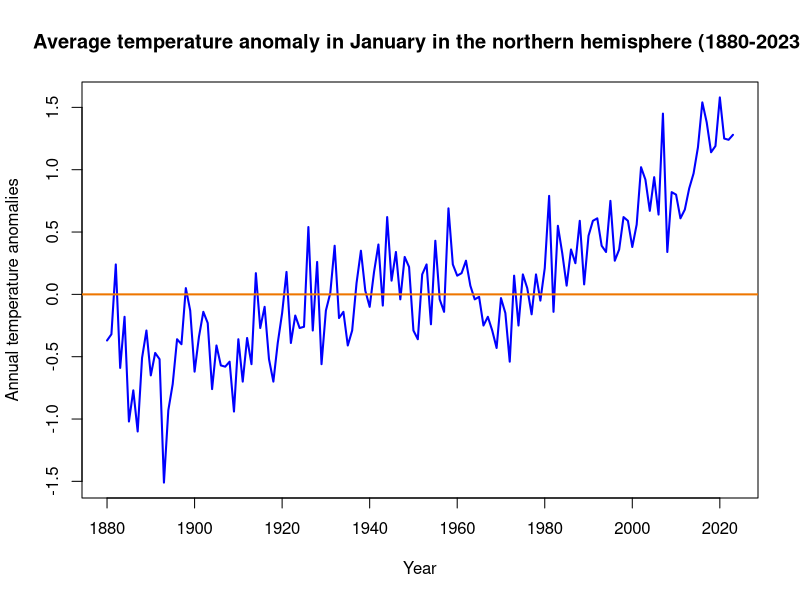
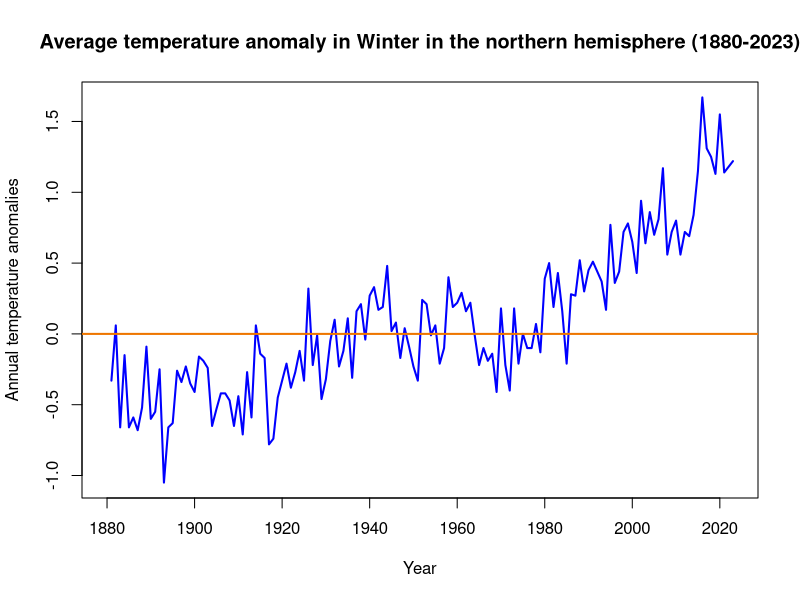
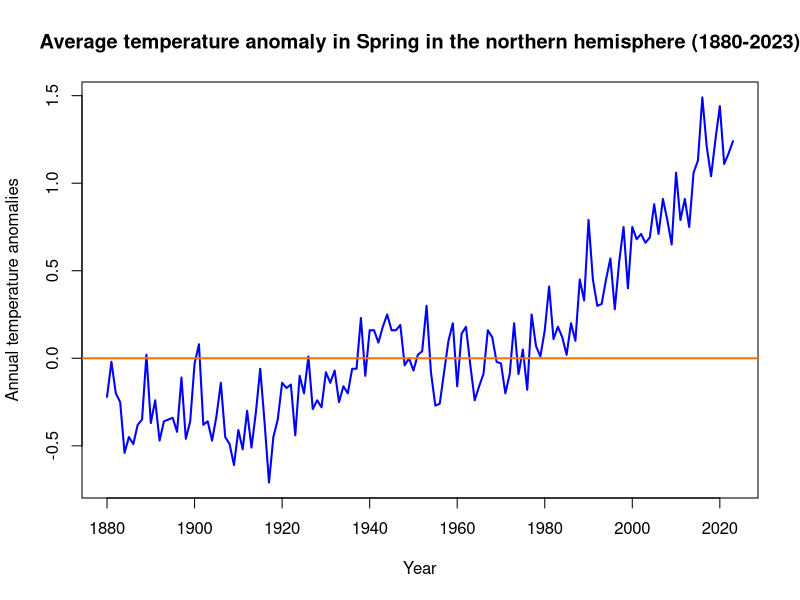
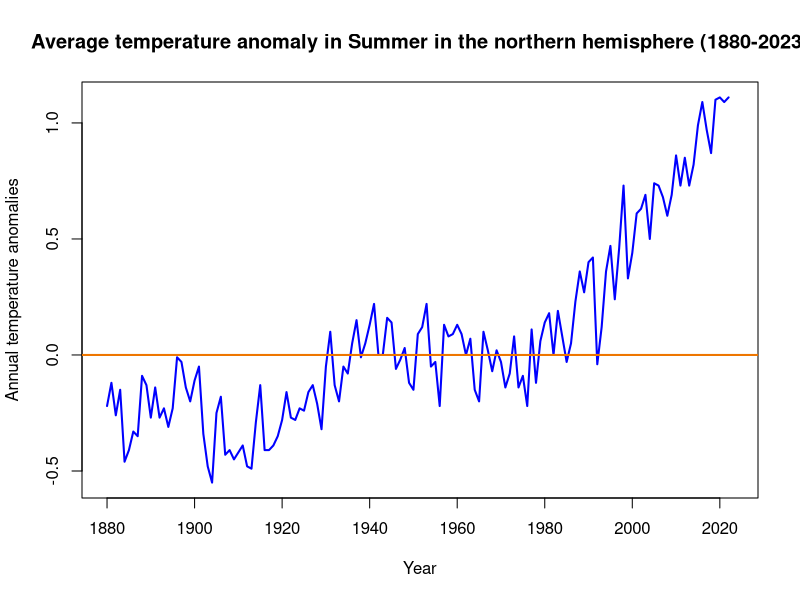
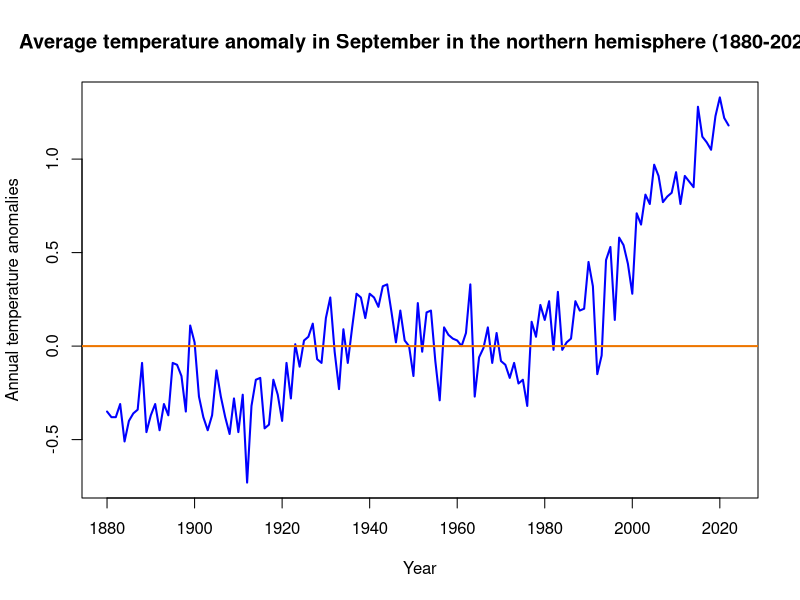
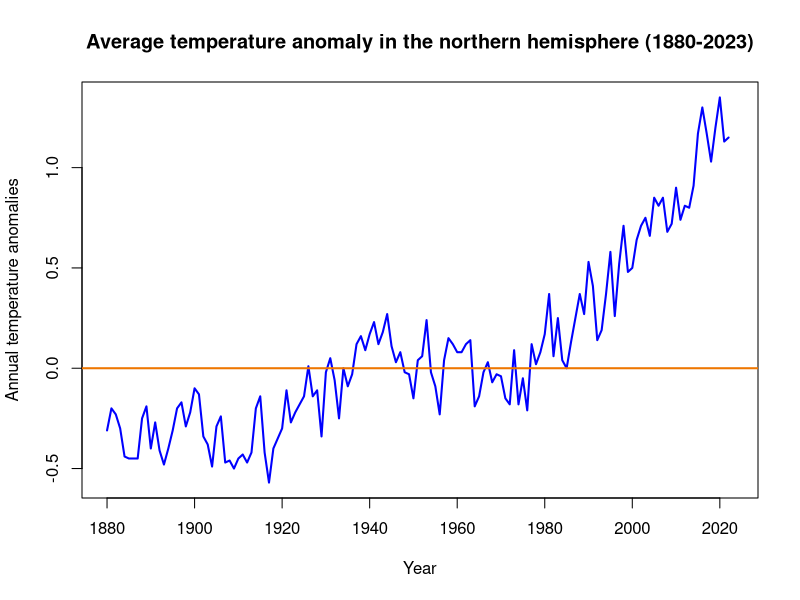

The R script that drew these images, in order:
#installing library
install.packages("mosaic", lib = "/Library/Frameworks/R.framework/Versions/4.3-arm64/Resources/library")



tempdata <- read.csv("Data/NH.Ts+dSST.csv", skip = 1, na.strings = "***")

# head(tempdata)
#str(tempdata)

tempdata$Jan <- ts(tempdata$Jan, start = c(1880), end = c(2023), frequency = 1)
tempdata$DJF <- ts(tempdata$DJF, start = c(1880), end = c(2023), frequency = 1)
tempdata$MAM <- ts(tempdata$MAM, start = c(1880), end = c(2023), frequency = 1)
tempdata$JJA <- ts(tempdata$JJA, start = c(1880), end = c(2023), frequency = 1)
tempdata$SON <- ts(tempdata$SON, start = c(1880), end = c(2023), frequency = 1)
tempdata$J.D <- ts(tempdata$J.D, start = c(1880), end = c(2023), frequency = 1)

#MONTH
plot(tempdata$Jan, type = "l", col = "blue", lwd = 2,
     ylab = "Annual temperature anomalies", xlab = "Year")
# Add a title
title("Average temperature anomaly in January in the northern hemisphere (1880-2023)")
# Add a horizontal line (at y = 0)
abline(h = 0, col = "darkorange2", lwd = 2)

#SEASON
#plot for Winter
plot(tempdata$DJF, type = "l", col = "blue", lwd = 2,
     ylab = "Annual temperature anomalies", xlab = "Year")
title("Average temperature anomaly in Winter in the northern hemisphere (1880-2023)")
abline(h = 0, col = "darkorange2", lwd = 2)

#plot for Spring
plot(tempdata$MAM, type = "l", col = "blue", lwd = 2,
     ylab = "Annual temperature anomalies", xlab = "Year")
title("Average temperature anomaly in Spring in the northern hemisphere (1880-2023)")
abline(h = 0, col = "darkorange2", lwd = 2)

#plot in Summer
plot(tempdata$JJA, type = "l", col = "blue", lwd = 2,
     ylab = "Annual temperature anomalies", xlab = "Year")
title("Average temperature anomaly in Summer in the northern hemisphere (1880-2023)")
abline(h = 0, col = "darkorange2", lwd = 2)

#plot in Fall
plot(tempdata$SON, type = "l", col = "blue", lwd = 2,
     ylab = "Annual temperature anomalies", xlab = "Year")
title("Average temperature anomaly in September in the northern hemisphere (1880-2023)")
abline(h = 0, col = "darkorange2", lwd = 2)

#YEAR
plot(tempdata$J.D, type = "l", col = "blue", lwd = 2,
     ylab = "Annual temperature anomalies", xlab = "Year")
title("Average temperature anomaly in the northern hemisphere (1880-2023)")
abline(h = 0, col = "darkorange2", lwd = 2)


